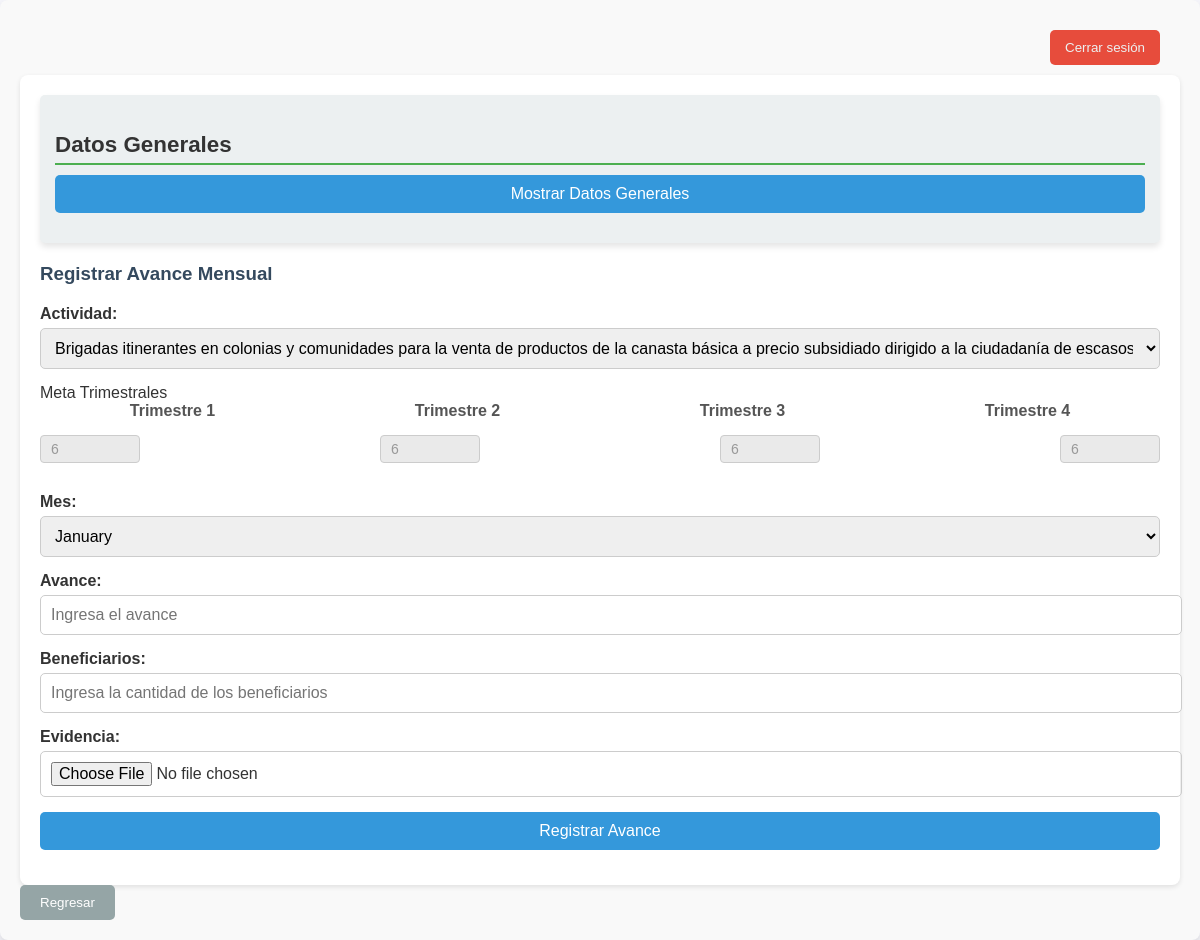
The app's page /formularios/programa_presupuestario/registrarInfo.php?claveProgramaP=S001&clave_area=DSO (signed in) with its own data.
### tables this page shows
CREATE TABLE `listaactividades` (
  `nombre_area` varchar(255) NOT NULL,
  `claveProgramaP` varchar(255) NOT NULL,
  `nombreProgramaP` varchar(255) NOT NULL,
  `nombreActividad` varchar(255) NOT NULL,
  `id_actividades` int(11) NOT NULL,
  `EjePMD` varchar(255) DEFAULT NULL,
  `ObjetivoPMD` varchar(255) DEFAULT NULL,
  `Indicador` varchar(255) DEFAULT NULL,
  `frecuenciaMedición` varchar(255) DEFAULT NULL,
  `unidadMedida` varchar(255) DEFAULT NULL,
  `metaAnual` int(255) DEFAULT NULL,
  `metaTrim1` int(255) DEFAULT NULL,
  `metaTrim2` int(255) DEFAULT NULL,
  `metaTrim3` int(255) DEFAULT NULL,
  `metaTrim4` int(255) DEFAULT NULL,
  `MediosVerifi` varchar(255) DEFAULT NULL
);

### formularios/programa_presupuestario/registrarInfo.php (the view, shortened to what this page needs)
<?php
include '../../database/conexion.php';
$queryUsuario = "SELECT clave_area FROM usuarios WHERE usr = ?";
$stmtUsuario = $conn->prepare($queryUsuario);
$stmtUsuario->bind_param("s", $_SESSION['usuario']);
$stmtUsuario->execute();
$stmtUsuario->bind_result($clave_area);
$claveProgramaP = isset($_GET['claveProgramaP']) ? $_GET['claveProgramaP'] : null;
$clave_area = isset($_GET['clave_area']) ? $_GET['clave_area'] : $clave_area;
$mesActual = date('n');
$queryActividades = "SELECT id_actividades, nombreActividad FROM listaactividades WHERE claveProgramaP = ? AND nombre_area = ?";
$stmtActividades = $conn->prepare($queryActividades);
$stmtActividades->bind_param("ss", $claveProgramaP, $clave_area);
$stmtActividades->execute();
$resultActividades = $stmtActividades->get_result();
$queryDatosGenerales = "SELECT nombreActividad, EjePMD, ObjetivoPMD, Indicador, frecuenciaMedición, unidadMedida,  metaAnual, metaTrim1, metaTrim2, metaTrim3, metaTrim4, MediosVerifi FROM listaactividades WHERE claveProgramaP = ? AND nombre_area = ? LIMIT 1";
$stmtDatosGenerales = $conn->prepare($queryDatosGenerales);
$stmtDatosGenerales->bind_param("ss", $claveProgramaP, $clave_area);
$stmtDatosGenerales->execute();
$resultDatosGenerales = $stmtDatosGenerales->get_result();
$datosGenerales = $resultDatosGenerales->fetch_assoc();
?>
<!DOCTYPE html>
<html lang="es">
<head>
    <link rel="stylesheet" href="../../css/registrarInfo.css">
</head>
<body>
    <div class="content">
        <header>
            <button type="button" class="btn-salir" onclick="location.href='../../sesiones_conexiones/destruir_sesion.php';">Cerrar sesión</button>
        </header>
        <main>
            <form method="POST" enctype="multipart/form-data" action="" class="form-avance">
                <div class="container">
    <h3>Datos Generales</h3>
    <button id="toggleBtn" type="button">Mostrar Datos Generales</button>
</div>
                <h3>Registrar Avance Mensual</h3>
                <label for="actividad">Actividad:</label>
                <select name="id_actividades" id="actividad" required>
                    <?php
                    if ($resultActividades->num_rows > 0) {
                        foreach ($resultActividades as $actividad) {
                            echo "<option value='" . htmlspecialchars($actividad['id_actividades']) . "'>" . htmlspecialchars($actividad['nombreActividad']) . "</option>";
                        }
                    } else {
                        echo "<option value='' disabled>No se encontraron actividades.</option>";
                    }
                    ?>
                </select>
                <div class="row-group2">
                <div class="meta-container">Meta Trimestrales</div>
                <div class="row-group">
                    <div class="label">Trimestre 1</div>
                    <div class="label">Trimestre 2</div>
                    <div class="label">Trimestre 3</div>
                    <div class="label">Trimestre 4</div>
                </div>
                <div class="row-group">
                    <input type="text" id="trim1" disabled value="<?php echo htmlspecialchars($datosGenerales['metaTrim1']); ?>">
                    <input type="text" id="trim2" disabled value="<?php echo htmlspecialchars($datosGenerales['metaTrim2']); ?>">
                    <input type="text" id="trim3" disabled value="<?php echo htmlspecialchars($datosGenerales['metaTrim3']); ?>">
                    <input type="text" id="trim4" disabled value="<?php echo htmlspecialchars($datosGenerales['metaTrim4']); ?>">
                </div>
                <label for="mes">Mes:</label>
                <select name="mes" id="mes" required>
                    <?php
                    for ($mes = 1; $mes <= 12; $mes++) {
                        $nombreMes = strftime('%B', mktime(0, 0, 0, $mes, 10));
                        $selected = ($mes == $mesActual) ? 'selected' : '';
                        $disabled = ($mes !== $mesActual) ? 'disabled' : '';
                        echo "<option value='$mes' $selected $disabled>$nombreMes</option>";
                    }
                    ?>
                </select>
                <label for="avance">Avance:</label>
                <input type="number" name="avance" id="avance" min="1" placeholder="Ingresa el avance">
                <label for="beneficiarios">Beneficiarios:</label>
                <input type="number" name="beneficiarios" id="beneficiarios" min="1" required placeholder="Ingresa la cantidad de los beneficiarios">
                <label for="evidencia">Evidencia:</label>
                <input type="file" name="evidencia" id="evidencia" required accept="application/pdf">
                <button type="submit" class="btn-submit">Registrar Avance</button>
            </form>
        </main>
        <button type="button" class="btn-regresar" onclick="location.href='../../formularios/pre_a.php';">Regresar</button>
    </div>
</body>
</html>

### css/registrarInfo.css (style rules this page uses)
body { font-family: Arial, Arial; margin: 0; padding: 0; background-color: #f4f4f9; color: #333; }
.content { padding: 20px; background-color: #f9f9f9; border-radius: 8px; box-shadow: 0 4px 6px rgba(0, 0, 0, 0.1); font-family: Arial, sans-serif; }
.row-group { display: flex; justify-content: flex-start; align-items: center; gap: 20px; margin-bottom: 10px; }
.row-group .label { font-weight: bold; color: #555; width: 100px; text-align: center; }
.row-group input[type="text"] { padding: 5px 10px; border: 1px solid #ccc; border-radius: 4px; background-color: #f5f5f5; color: #555; font-size: 14px; width: 100px; box-sizing: border-box; }
.row-group input[disabled] { background-color: #eaeaea; color: #999; cursor: not-allowed; }
header { display: flex; justify-content: flex-end; align-items: center; padding: 10px 20px; }
header .btn-salir { background-color: #e74c3c; color: #ecf0f1; border: none; padding: 10px 15px; cursor: pointer; border-radius: 5px; }
.form-avance { background: #ffffff; padding: 20px; border-radius: 8px; box-shadow: 0 2px 5px rgba(0, 0, 0, 0.1); }
.form-avance h3 { margin-bottom: 20px; color: #34495e; }
.form-avance label { display: block; margin-bottom: 5px; font-weight: bold; }
.form-avance input, .form-avance select, .form-avance button, .form-avance textarea { width: 100%; padding: 10px; margin-bottom: 15px; border: 1px solid #ccc; border-radius: 5px; font-size: 16px; }
.form-avance button { background-color: #3498db; color: #fff; cursor: pointer; border: none; }
.form-avance .container { margin-bottom: 20px; background-color: #ecf0f1; padding: 15px; border-radius: 5px; }
.btn-regresar { display: inline-block; background-color: #95a5a6; color: #fff; padding: 10px 20px; border: none; border-radius: 5px; text-decoration: none; cursor: pointer; }
.container { background: #ffffff; padding: 20px; border-radius: 8px; box-shadow: 0px 4px 6px rgba(0, 0, 0, 0.1); margin-bottom: 20px; }
.container h3 { font-size: 1.4em; font-weight: bold; color: #333; margin-bottom: 10px; border-bottom: 2px solid #4CAF50; padding-bottom: 5px; }
.label { flex: 1 0 30%; font-weight: bold; color: #555; align-self: center; }
.row-group { display: flex; flex-wrap: nowrap; justify-content: space-between; margin-bottom: 15px; }
.row-group .label { flex: 1 0 20%; }

### records on screen
listaactividades: metaTrim1 "6", metaTrim2 "6", metaTrim3 "6", metaTrim4 "6"

### other values on screen
form field id_actividades "Brigadas itinerantes en colonias y comunidades para la venta de productos de la canasta básica a precio subsidiado dirigido a la ciudadanía de escasos recursos del municipio"
form field mes "January"
